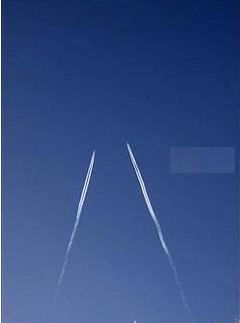
//> input picture images/twolines.png, 240 x 323 px
$ ./main056   (built with g++ and OpenCV 4)
//> lines starting //> are read from the running program, lines starting //| are printed output that depends on the picture; after the words box and inside, x2 and y2 are one past the last pixel; in counts of white or black regions, pixels touching at a corner belong together
/*
二值图像分析 – 直线拟合与极值点寻找
对轮廓进行分析，除了可以对轮廓进行椭圆或者圆的拟合之外，还可以对轮廓点集进行直线拟合，直线拟合的算法有很多，最常见的就是最小二乘法，对于多约束线性方程，最小二乘可以找好直线方程的两个参数、实现直线拟合，OpenCV中直线拟合正是基于最小二乘法实现的。OpenCV实现直线拟合的API如下：
void cv::fitLine(
	InputArray points,
	OutputArray line,
	int distType,
	double param,
	double reps,
	double aeps
)
points表示待拟合的输入点集合
line在二维拟合时候输出的是vec4f类型的数据，在三维拟合的时候输出是vec6f的vector
distType表示在拟合时候使用距离计算公式是哪一种，OpenCV支持如下六种方式：
DIST_L1 = 1
DIST_L2 = 2
DIST_L12 = 4
DIST_FAIR = 5
DIST_WELSCH = 6
DIST_HUBER = 7
param对模型拟合距离计算公式需要参数C，5~7 distType需要参数C
reps与aeps是指对拟合结果的精度要求
*/

#include <opencv2/opencv.hpp>
#include <iostream>

using namespace cv;
using namespace std;

int main(int argc, const char *argv[])
{
	Mat src = imread("../images/twolines.png");
//> src is the input picture: 323 rows x 240 cols, CV_8UC3; mean B, G, R 130.9, 76.7, 52.5
	if (src.empty()) {
		printf("could not load image...\n");
		return -1;
	}

	namedWindow("input", WINDOW_AUTOSIZE);
	imshow("input", src);

	// 去噪声与二值化
	Mat dst, gray, binary;
	Canny(src, binary, 80, 160, 3, false);
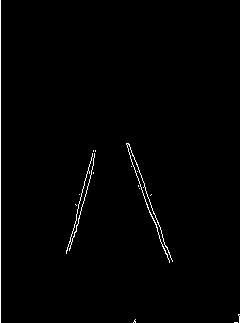
//> binary: 323 rows x 240 cols, CV_8UC1; 1.1% white in thin lines or dots
	imshow("binary", binary);
	imwrite("D:/binary.png", binary);

	Mat k = getStructuringElement(MORPH_RECT, Size(3, 3), Point(-1, -1));
	dilate(binary, binary, k);
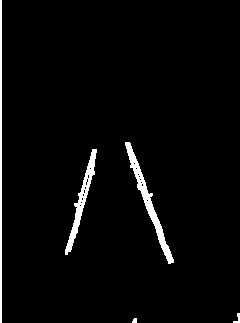
//> binary: 323 rows x 240 cols, CV_8UC1; 3% white; 5 white regions

	// 轮廓发现与绘制
	vector<vector<Point>> contours;
	vector<Vec4i> hierarchy;
	findContours(binary, contours, hierarchy, RETR_EXTERNAL, CHAIN_APPROX_SIMPLE, Point());
//> contours = 5 contours, 2 with area under 20; largest, box (x1, y1, x2, y2) and area: (125, 142, 174, 264) 779, (65, 149, 97, 255) 618, (0, 0, 2, 323) 322

	for (size_t t = 0; t < contours.size(); t++) {
		// 最大外接轮廓
		Rect rect = boundingRect(contours[t]);
		int m = max(rect.width, rect.height);
		if (m < 30) continue;
		// 直线拟合
		Vec4f oneline;
		fitLine(contours[t], oneline, DIST_L1, 0, 0.01, 0.01);
		float vx = oneline[0];
		float vy = oneline[1];
		float x0 = oneline[2];
		float y0 = oneline[3];

		// 直线参数斜率k与截矩b
		float k = vy / vx;
		float b = y0 - k * x0;

		// 寻找轮廓极值点
		int minx = 0, miny = 10000;
		int maxx = 0, maxy = 0;
		for (int i = 0; i < contours[t].size(); i++) {
			Point pt = contours[t][i];
			if (miny > pt.y) {
				miny = pt.y;
			}
			if (maxy < pt.y) {
				maxy = pt.y;
			}
		}
		maxx = (maxy - b) / k;
		minx = (miny - b) / k;
		line(src, Point(maxx, maxy), Point(minx, miny), Scalar(0, 0, 255), 2, 8, 0);
	}
//> this loop made 5 passes
//> (rect, m, vx, vy, x0, y0, k, b) on passes 3 to 5: (Rect(65, 149, 32, 106), 106, 0.246, -0.969, 75.24, 217.2, -3.95, 514.2), (Rect(125, 142, 49, 122), 122, 0.32, 0.947, 133.1, 154.2, 2.96, -239.6), (Rect(0, 0, 2, 323), 323, -4.37e-08, 1, 0.5, 161, -22877334, 11438828)
//> (rect, m) on passes 1 to 2: (Rect(132, 318, 5, 5), 5), (Rect(233, 313, 7, 10), 10)
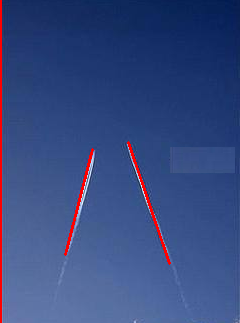
//> src: 323 rows x 240 cols, CV_8UC3; 1.7% of pixels changed, all inside (x1, y1, x2, y2) = (0, 0, 171, 323)
	imshow("contours", src);

	waitKey(0);
	destroyAllWindows();

	return 0;
}
